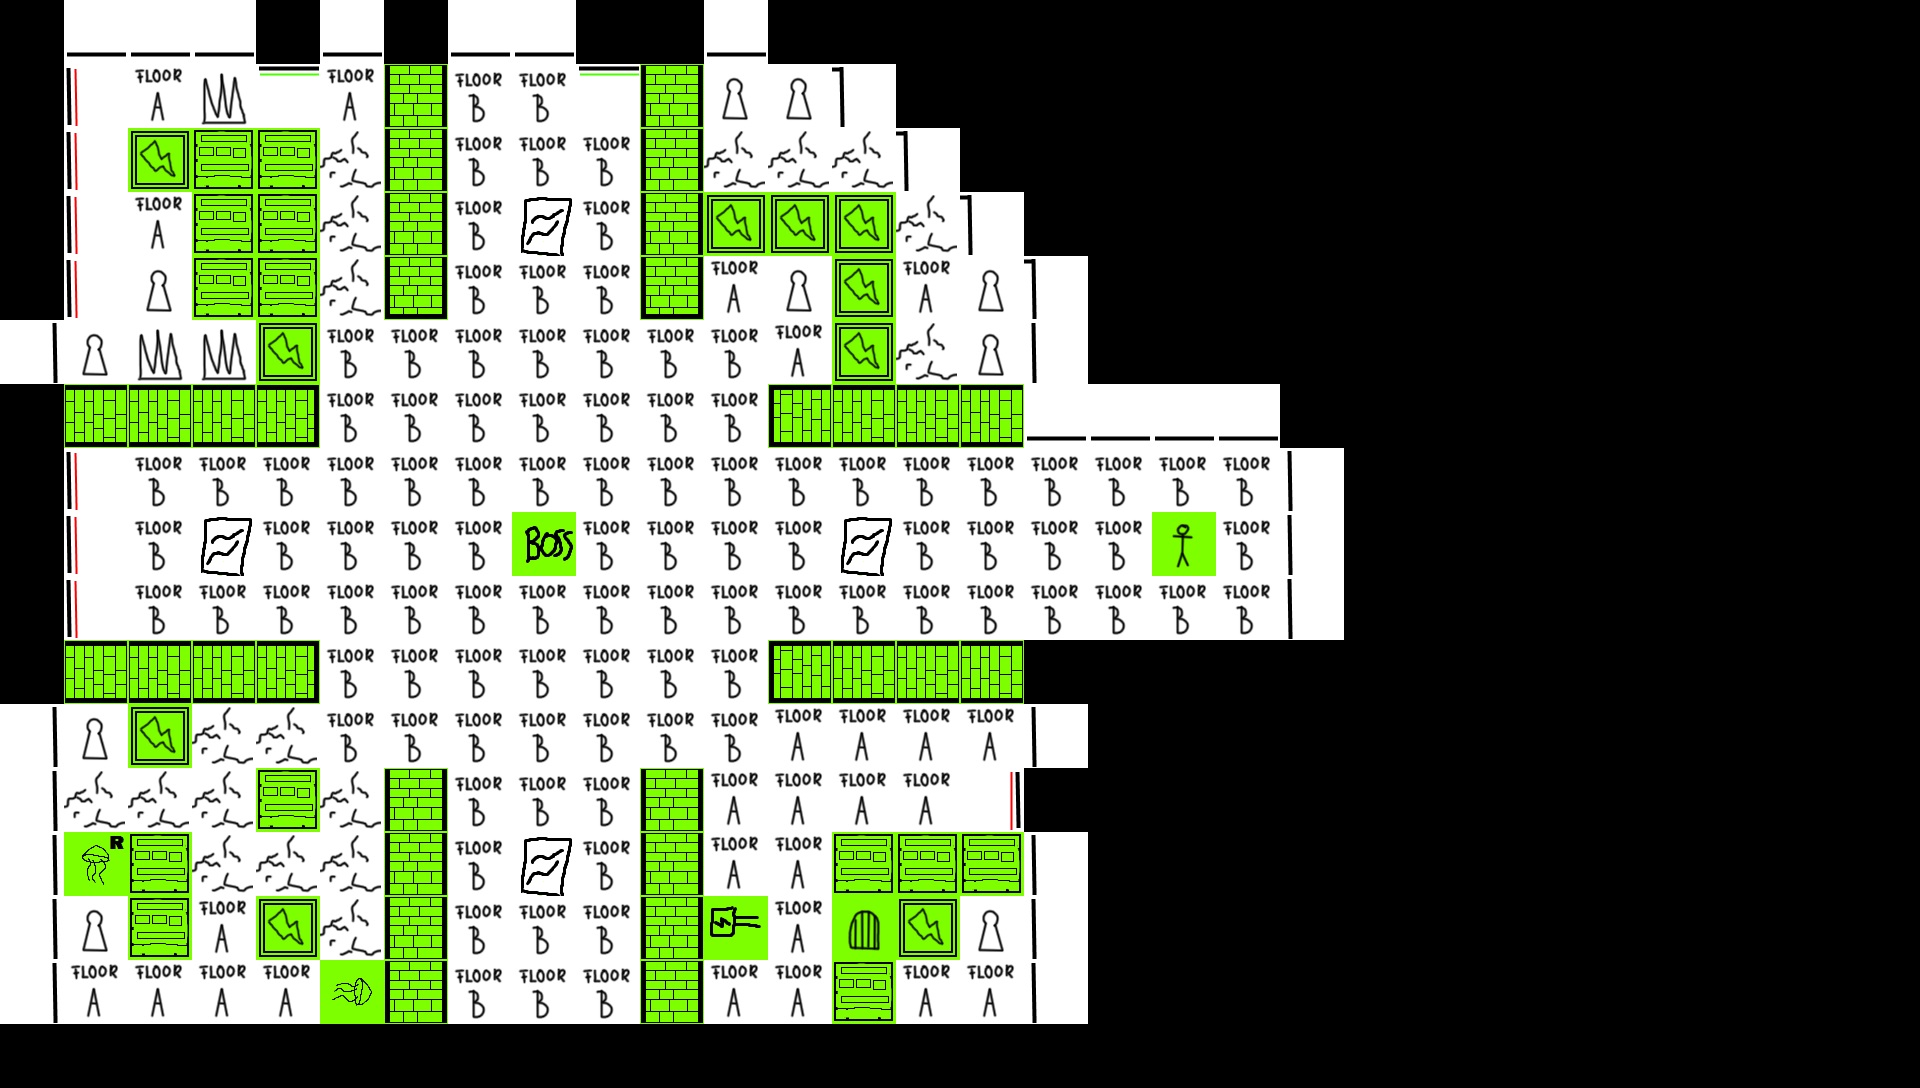

The image is a tile-based game level rendered from a .tmx file. Its description and complete source (layers, tilesets, objects, tile grids) follow:
An orthogonal 30x17 tile map with 64x64 px tiles, 2 tile layers (Tile Layer 1, Tile Layer 2) and 14 objects.

<map version="1.0" orientation="orthogonal" renderorder="right-down" width="30" height="17" tilewidth="64" tileheight="64" nextobjectid="45">
 <tileset firstgid="1" name="Tileset" tilewidth="64" tileheight="64" tilecount="80">
  <image source="NewTileset.png" width="512" height="647" />
 </tileset>
 <layer name="Tile Layer 1" width="30" height="17">
  <data encoding="csv">
0,22,22,22,0,22,0,22,22,0,0,22,0,0,0,0,0,0,0,0,0,0,0,0,0,0,0,0,0,0,
0,9,1,7,31,1,0,2,2,31,0,6,6,20,0,0,0,0,0,0,0,0,0,0,0,0,0,0,0,0,
0,9,1,1,1,5,0,2,2,2,0,5,5,5,20,0,0,0,0,0,0,0,0,0,0,0,0,0,0,0,
0,9,1,1,1,5,0,2,8,2,0,1,1,5,5,20,0,0,0,0,0,0,0,0,0,0,0,0,0,0,
0,9,6,1,1,5,0,2,2,2,0,1,6,1,1,6,20,0,0,0,0,0,0,0,0,0,0,0,0,0,
21,6,7,7,1,2,2,2,2,2,2,2,1,1,5,6,23,0,0,0,0,0,0,0,0,0,0,0,0,0,
0,0,0,0,0,2,2,2,2,2,2,2,0,0,0,0,22,22,22,22,0,0,0,0,0,0,0,0,0,0,
0,9,2,2,2,2,2,2,2,2,2,2,2,2,2,2,2,2,2,2,23,0,0,0,0,0,0,0,0,0,
0,9,2,8,2,2,2,2,1,2,2,2,2,8,2,2,2,2,2,2,23,0,0,0,0,0,0,0,0,0,
0,9,2,2,2,2,2,2,2,2,2,2,2,2,2,2,2,2,2,2,23,0,0,0,0,0,0,0,0,0,
0,0,0,0,0,2,2,2,2,2,2,2,0,0,0,0,0,0,0,0,0,0,0,0,0,0,0,0,0,0,
21,6,1,5,5,2,2,2,2,2,2,2,1,1,1,1,23,0,0,0,0,0,0,0,0,0,0,0,0,0,
21,5,5,5,1,5,0,2,2,2,0,1,1,1,1,11,0,0,0,0,0,0,0,0,0,0,0,0,0,0,
21,1,1,5,5,5,0,2,8,2,0,1,1,1,1,1,23,0,0,0,0,0,0,0,0,0,0,0,0,0,
21,6,1,1,5,5,0,2,2,2,0,1,1,1,1,6,23,0,0,0,0,0,0,0,0,0,0,0,0,0,
21,1,1,1,1,1,0,2,2,2,0,1,1,1,1,1,23,0,0,0,0,0,0,0,0,0,0,0,0,0,
0,0,0,0,0,0,0,0,0,0,0,0,0,0,0,0,0,0,0,0,0,0,0,0,0,0,0,0,0,0
</data>
 </layer>
 <layer name="Tile Layer 2" width="30" height="17">
  <data encoding="csv">
0,0,0,0,0,0,0,0,0,0,0,0,0,0,0,0,0,0,0,0,0,0,0,0,0,0,0,0,0,0,
0,0,0,0,0,0,62,0,0,0,62,0,0,0,0,0,0,0,0,0,0,0,0,0,0,0,0,0,0,0,
0,0,34,40,40,0,62,0,0,0,62,0,0,0,0,0,0,0,0,0,0,0,0,0,0,0,0,0,0,0,
0,0,0,40,40,0,62,0,0,0,62,34,34,34,0,0,0,0,0,0,0,0,0,0,0,0,0,0,0,0,
0,0,0,40,40,0,59,0,0,0,59,0,0,34,0,0,0,0,0,0,0,0,0,0,0,0,0,0,0,0,
0,0,0,0,34,0,0,0,0,0,0,0,0,34,0,0,0,0,0,0,0,0,0,0,0,0,0,0,0,0,
0,61,61,61,58,0,0,0,0,0,0,0,60,61,61,61,0,0,0,0,0,0,0,0,0,0,0,0,0,0,
0,0,0,0,0,0,0,0,0,0,0,0,0,0,0,0,0,0,0,0,0,0,0,0,0,0,0,0,0,0,
0,0,0,0,0,0,0,0,38,0,0,0,0,0,0,0,0,0,33,0,0,0,0,0,0,0,0,0,0,0,
0,0,0,0,0,0,0,0,0,0,0,0,0,0,0,0,0,0,0,0,0,0,0,0,0,0,0,0,0,0,
0,61,61,61,58,0,0,0,0,0,0,0,60,61,61,61,0,0,0,0,0,0,0,0,0,0,0,0,0,0,
0,0,34,0,0,0,0,0,0,0,0,0,0,0,0,0,0,0,0,0,0,0,0,0,0,0,0,0,0,0,
0,0,0,0,40,0,62,0,0,0,62,0,0,0,0,0,0,0,0,0,0,0,0,0,0,0,0,0,0,0,
0,46,40,0,0,0,62,0,0,0,62,0,0,40,40,40,0,0,0,0,0,0,0,0,0,0,0,0,0,0,
0,0,40,0,34,0,62,0,0,0,62,51,0,37,34,0,0,0,0,0,0,0,0,0,0,0,0,0,0,0,
0,0,0,0,0,43,62,0,0,0,62,0,0,40,0,0,0,0,0,0,0,0,0,0,0,0,0,0,0,0,
0,0,0,0,0,0,0,0,0,0,0,0,0,0,0,0,0,0,0,0,0,0,0,0,0,0,0,0,0,0
</data>
 </layer>
 <objectgroup name="Object Layer 1">
  <properties>
   <property name="t1x" value="1" />
   <property name="t1y" value="11" />
   <property name="t2x" value="1" />
   <property name="t2y" value="14" />
  </properties>
  <object id="17" gid="74" x="192" y="576" width="64" height="64">
   <properties>
    <property name="t1x" value="1" />
    <property name="t1y" value="5" />
    <property name="t2x" value="2" />
    <property name="t2y" value="4" />
   </properties>
  </object>
  <object id="18" gid="74" x="512" y="256" width="64" height="64">
   <properties>
    <property name="t1x" value="11" />
    <property name="t1y" value="1" />
    <property name="t2x" value="12" />
    <property name="t2y" value="1" />
    <property name="t3x" value="12" />
    <property name="t3y" value="4" />
    <property name="t4x" value="15" />
    <property name="t4y" value="4" />
    <property name="t5x" value="15" />
    <property name="t5y" value="5" />
   </properties>
  </object>
  <object id="19" gid="74" x="832" y="576" width="64" height="64">
   <properties>
    <property name="t1x" value="15" />
    <property name="t1y" value="14" />
   </properties>
  </object>
  <object id="20" gid="74" x="512" y="896" width="64" height="64">
   <properties>
    <property name="t1x" value="1" />
    <property name="t1y" value="11" />
    <property name="t2x" value="1" />
    <property name="t2y" value="14" />
   </properties>
  </object>
  <object id="21" gid="71" x="960" y="768" width="64" height="64">
   <properties>
    <property name="targettype" value="1" />
    <property name="x" value="13" />
    <property name="y" value="14" />
   </properties>
  </object>
  <object id="31" gid="66" x="512" y="768" width="64" height="64">
   <properties>
    <property name="Behaviour" value="2" />
    <property name="Height" value="8" />
    <property name="Intensity" value="80" />
   </properties>
  </object>
  <object id="33" gid="76" x="384" y="576" width="64" height="64">
   <properties>
    <property name="A" value="140" />
    <property name="I" value="0.2" />
   </properties>
  </object>
  <object id="34" gid="76" x="774" y="328" width="64" height="64">
   <properties>
    <property name="A" value="140" />
    <property name="I" value="0.27" />
   </properties>
  </object>
  <object id="35" gid="76" x="133" y="324" width="64" height="64">
   <properties>
    <property name="A" value="140" />
    <property name="I" value="0.27" />
   </properties>
  </object>
  <object id="36" gid="76" x="199" y="903" width="64" height="64">
   <properties>
    <property name="A" value="140" />
    <property name="I" value="0.27" />
   </properties>
  </object>
  <object id="37" gid="76" x="774" y="841" width="64" height="64">
   <properties>
    <property name="A" value="140" />
    <property name="I" value="0.27" />
   </properties>
  </object>
  <object id="38" gid="76" x="512" y="448" width="64" height="64">
   <properties>
    <property name="A" value="140" />
    <property name="I" value="0.2" />
   </properties>
  </object>
  <object id="39" gid="76" x="640" y="576" width="64" height="64">
   <properties>
    <property name="A" value="140" />
    <property name="I" value="0.2" />
   </properties>
  </object>
  <object id="40" gid="76" x="512" y="704" width="64" height="64">
   <properties>
    <property name="A" value="140" />
    <property name="I" value="0.2" />
   </properties>
  </object>
 </objectgroup>
</map>
